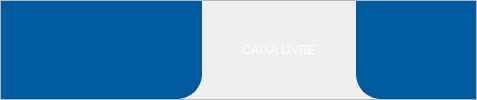
    <widget class="QFrame" name="topdados">
     <property name="minimumSize">
      <size>
       <width>0</width>
       <height>0</height>
      </size>
     </property>
     <property name="styleSheet">
      <string notr="true">QFrame#topdados{
background-color: rgb(15, 138, 77);

	color: rgb(255, 255, 255);
}
QPushButton {
        background-color:#005a9e;
        color: white;
        font-weight: bold;
        padding: 5px;
border:none;
    }
    QPushButton:hover {
	background-color: #0864ae;
    }
QPushButton:pressed{
	background-color: qlineargradient(spread:pad, x1:1, y1:1, x2:1, y2:1, stop:1 rgba(255, 255, 255, 111));
}</string>
     </property>
     <property name="frameShape">
      <enum>QFrame::StyledPanel</enum>
     </property>
     <property name="frameShadow">
      <enum>QFrame::Raised</enum>
     </property>
     <layout class="QHBoxLayout" name="horizontalLayout_14">
      <property name="spacing">
       <number>0</number>
      </property>
      <property name="leftMargin">
       <number>0</number>
      </property>
      <property name="topMargin">
       <number>0</number>
      </property>
      <property name="rightMargin">
       <number>0</number>
      </property>
      <property name="bottomMargin">
       <number>0</number>
      </property>
      <item>
       <widget class="QFrame" name="frame_17">
        <property name="minimumSize">
         <size>
          <width>0</width>
          <height>0</height>
         </size>
        </property>
        <property name="styleSheet">
         <string notr="true">QFrame#frame_17{
        background-color:#005a9e;
border :3px solid #005a9e;
 border-top-left-radius :0px;
border-top-right-radius : 0px; 
 border-bottom-left-radius : 0px;
 border-bottom-right-radius :25px;
}

QLabel{
	color: rgb(255, 255, 255);
 background-color:#005a9e;
}</string>
        </property>
        <property name="frameShape">
         <enum>QFrame::StyledPanel</enum>
        </property>
        <property name="frameShadow">
         <enum>QFrame::Raised</enum>
        </property>
        <layout class="QHBoxLayout" name="horizontalLayout_15">
         <property name="spacing">
          <number>1</number>
         </property>
         <property name="leftMargin">
          <number>1</number>
         </property>
         <property name="topMargin">
          <number>1</number>
         </property>
         <property name="rightMargin">
          <number>1</number>
         </property>
         <property name="bottomMargin">
          <number>1</number>
         </property>
         <item>
          <widget class="QLineEdit" name="tx_DescricaoITemTab">
           <property name="minimumSize">
            <size>
             <width>0</width>
             <height>50</height>
            </size>
           </property>
           <property name="mouseTracking">
            <bool>true</bool>
           </property>
           <property name="focusPolicy">
            <enum>Qt::NoFocus</enum>
           </property>
           <property name="layoutDirection">
            <enum>Qt::LeftToRight</enum>
           </property>
           <property name="styleSheet">
            <string notr="true">QLineEdit{
background:transparent;
border-radius: 0px;
	color: white;
font: 33px &quot;Arial&quot; ;
font-weight: bold;
padding:5px 35px;
}

</string>
           </property>
           <property name="text">
            <string/>
           </property>
           <property name="alignment">
            <set>Qt::AlignCenter</set>
           </property>
           <property name="readOnly">
            <bool>false</bool>
           </property>
           <property name="placeholderText">
            <string/>
           </property>
          </widget>
         </item>
        </layout>
       </widget>
      </item>
      <item>
       <spacer name="horizontalSpacer_12">
        <property name="orientation">
         <enum>Qt::Horizontal</enum>
        </property>
        <property name="sizeType">
         <enum>QSizePolicy::Fixed</enum>
        </property>
        <property name="sizeHint" stdset="0">
         <size>
          <width>40</width>
          <height>20</height>
         </size>
        </property>
       </spacer>
      </item>
      <item>
       <widget class="QLabel" name="Lb_caixaOcupado">
        <property name="minimumSize">
         <size>
          <width>0</width>
          <height>0</height>
         </size>
        </property>
        <property name="maximumSize">
         <size>
          <width>500</width>
          <height>16777215</height>
         </size>
        </property>
        <property name="styleSheet">
         <string notr="true">background-color: none;
font: 87 20pt &quot;Arial Black&quot;;
color: rgb(255, 255, 255);</string>
        </property>
        <property name="text">
         <string>CAIXA LIVRE</string>
        </property>
        <property name="alignment">
         <set>Qt::AlignCenter</set>
        </property>
       </widget>
      </item>
      <item>
       <spacer name="horizontalSpacer_13">
        <property name="orientation">
         <enum>Qt::Horizontal</enum>
        </property>
        <property name="sizeType">
         <enum>QSizePolicy::Fixed</enum>
        </property>
        <property name="sizeHint" stdset="0">
         <size>
          <width>40</width>
          <height>20</height>
         </size>
        </property>
       </spacer>
      </item>
      <item>
       <widget class="QFrame" name="frame_10">
        <property name="minimumSize">
         <size>
          <width>120</width>
          <height>0</height>
         </size>
        </property>
        <property name="styleSheet">
         <string notr="true">QFrame{
	        background-color:#005a9e;
border :3px solid #005a9e;
 border-top-left-radius :0px;
border-top-right-radius : 0px; 
 border-bottom-left-radius : 25px;
 border-bottom-right-radius : 0px;
}</string>
        </property>
        <property name="frameShape">
         <enum>QFrame::StyledPanel</enum>
        </property>
        <property name="frameShadow">
         <enum>QFrame::Raised</enum>
        </property>
        <layout class="QHBoxLayout" name="horizontalLayout_17">
         <property name="leftMargin">
          <number>9</number>
         </property>
         <property name="topMargin">
          <number>9</number>
         </property>
         <property name="rightMargin">
          <number>9</number>
         </property>
         <item>
          <widget class="QPushButton" name="bt_cancelar">
           <property name="minimumSize">
            <size>
             <width>35</width>
             <height>35</height>
            </size>
           </property>
           <property name="maximumSize">
            <size>
             <width>35</width>
             <height>35</height>
            </size>
           </property>
           <property name="font">
            <font>
             <pointsize>10</pointsize>
             <italic>false</italic>
             <bold>false</bold>
            </font>
           </property>
           <property name="focusPolicy">
            <enum>Qt::NoFocus</enum>
           </property>
           <property name="styleSheet">
            <string notr="true">
QPushButton {
	

padding:5px 5px;
	font: 10pt &quot;MS Shell Dlg 2&quot;;
border-radius:6px
}
QPushButton:hover{
	
	background-color: rgb(218, 218, 218);
}
QPushButton:pressed{
	background-color: rgb(249, 249, 52);
}</string>
           </property>
           <property name="text">
            <string/>
           </property>
           <property name="icon">
            <iconset resource="../assets/file.qrc">
             <normaloff>:/novobranco/telainicial/menuopen.png</normaloff>:/novobranco/telainicial/menuopen.png</iconset>
           </property>
           <property name="iconSize">
            <size>
             <width>20</width>
             <height>20</height>
            </size>
           </property>
           <property name="shortcut">
            <string>Esc</string>
           </property>
          </widget>
         </item>
        </layout>
       </widget>
      </item>
     </layout>
    </widget>
